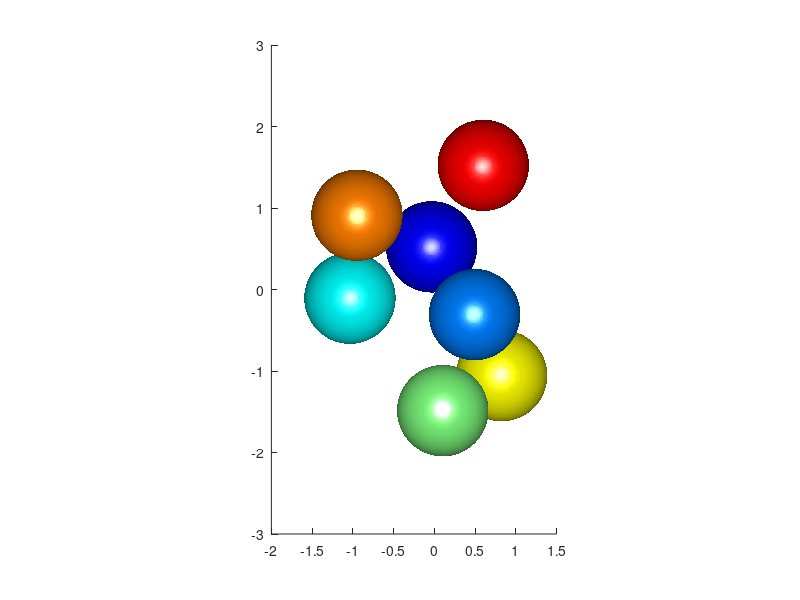

Write the MATLAB code that produced this figure. (Note: this script raises an error after producing the figure.)
function LJ_trust_region()
fsz = 20; % fontsize
Na = 7; % the number of atoms
rstar = 2^(1/6); % argument of the minimum of the Lennard-Jones pair potential V(r) = r^(-12) - r^(-6)
tol = 1e-6; % stop iterations when || grad f|| < tol
iter_max = 200; % the maximal number of iterations
draw_flag = 1; % if draw_flag = 1, draw configuration at every iteration

%% parameters for trust region
Delta_max = 5; % the max trust-region radius
Delta_min = 1e-12; % the minimal trust-region radius
Delta = 1; % the initial radius
eta = 0.1; % step rejection parameter
subproblem_iter_max = 5; % the max # of iteration for quadratic subproblems
tol_sub = 1e-1; % relative tolerance for the subproblem
rho_good = 0.75;
rho_bad = 0.25;
%% Set up the initial configuration

% Four lical minima of LJ7:
% f1 = -16.50538417 Pentagonal bipyramid 
% f2 = -15.93504306 Capped octahedron 
% f3 = -15.59321094 Tricapped tetrahedron 
% f4 = -15.53306005 Bicapped trigonal bipyramid

% Options: model = 0,1,2,3, or 4.
% Model 0 corresponds to a random initialization.
% Models 1--4 set the system up close to the corresponding local minima
% listed above.

model = 0;
if model > 0
    Na = 7;
end
xyz = initial_configuration(model,Na,rstar);
drawconf(xyz,1);

x = remove_rotations_translations(xyz);
%% start minimization
f = LJpot(x);
g = LJgrad(x);
norm_g = norm(g);
fprintf("Initially, f = %d, ||grad f|| = %d\n",f,norm_g);
iter = 1;

fvals = zeros(iter_max);
fvals(1) = f;
ngvals = zeros(iter_max);
ngvals(1) = norm_g;

I = eye(length(x));

while norm_g > tol && iter < iter_max     
    % solve the constrained minimization problem 
    B = LJhess(x);
    flag_boundary = 0;
    % check if B is SPD
    eval_min = min(eig(B));
    j_sub = 0;
    if eval_min > 0 % B is SPD: B = R'*R, R'*R*p = -g 
        p = -B\g;
        p_norm = norm(p);
        if p_norm > Delta % else: we are done with solbing the subproblem
            flag_boundary = 1;
        end
    else
        flag_boundary = 1;
    end
    if flag_boundary == 1 % solution lies on the boundary
        lambda_min = max(-eval_min,0);
        lambda = lambda_min + 1;
        R = chol(B+lambda*I);
        flag_subproblem_success = 0;
        while j_sub < subproblem_iter_max
            j_sub = j_sub + 1;
            p = -R\(R'\g);
            p_norm = norm(p);
            dd = abs(p_norm - Delta);
            if dd < tol_sub*Delta
                flag_subproblem_success = 1;
                break
            end
            q = R'\p;
            q_norm = norm(q);
            dlambda = ((p_norm/q_norm)^2)*(p_norm - Delta)/Delta;
            lambda_new = lambda + dlambda;
            if lambda_new > lambda_min
                lambda = lambda_new;
            else
                lambda = 0.5*(lambda + lambda_min);
            end
            R = chol(B+lambda*I);
        end
        if flag_subproblem_success == 0
            p = cauchy_point(B,g,Delta);
        end
    end
    % assess the progress
    xnew = x + p;
    fnew = LJpot(xnew);
    gnew = LJgrad(xnew);
    mnew = f + g'*p + 0.5*p'*B*p;
    rho = (f - fnew)/(f - mnew+1e-14);
    % adjust the trust region
    if rho < rho_bad
        Delta = max([0.25*Delta,Delta_min]);
    else
        if rho > rho_good && flag_boundary == 1
            Delta = min([Delta_max,2*Delta]);
        end
    end
    % accept or reject step
    if rho > eta            
        x = xnew;
        f = fnew;
        g = gnew;
        norm_g = norm(g);
        fprintf('Accept: iter # %d: f = %.10f, |df| = %.4e, rho = %.4e, Delta = %.4e, j_sub = %d\n',iter,f,norm_g,rho,Delta,j_sub);
    else
        fprintf('Reject: iter # %d: f = %.10f, |df| = %.4e, rho = %.4e, Delta = %.4e, j_sub = %d\n',iter,f,norm_g,rho,Delta,j_sub);
    end
    if draw_flag == 1
        % restore all coordinates
        xyz = reshape([0;0;0;x(1);0;0;x(2:3);0;x(4:end)],3,Na);
        drawconf(xyz,1);
    end
    iter = iter + 1;
    fvals(iter) = f;
    ngvals(iter) = norm_g;
end

xyz = reshape([0;0;0;x(1);0;0;x(2:3);0;x(4:end)],3,Na);
drawconf(xyz,1);

figure(2);
clf;
hold on;
grid on;
plot(0:(iter-1),fvals(1:iter),'Linewidth',2)
set(gca,'Fontsize',fsz);
xlabel('Iteration #','FontSize',fsz);
ylabel('Function values','FontSize',fsz);

figure(3);
clf;
hold on;
grid on;
plot(0:(iter-1),ngvals(1:iter),'Linewidth',2)
set(gca,'Yscale','log','Fontsize',fsz);
xlabel('Iteration #','FontSize',fsz);
ylabel('||grad f||','FontSize',fsz);

if norm_g < tol 
    xyz = reshape([0;0;0;x(1);0;0;x(2:3);0;x(4:end)],3,Na);
    visualconf(xyz,4);
end

figure(5);
clf;
hold on;
grid on;
evals = sort(eig(LJhess(x)),'ascend');
plot(evals,'.','Markersize',20)
if evals(1) > 0
    set(gca,'Yscale','log','Fontsize',fsz);
else
    set(gca,'Yscale','linear','Fontsize',fsz);
end    
xlabel('index','FontSize',fsz);
ylabel('Eigenvalues of the Hessian','FontSize',fsz);

end

%% make initial configuration
function xyz = initial_configuration(model,Na,rstar)
xyz = zeros(3,Na);
switch(model)
    case 1 % Pentagonal bipyramid
        p5 = 0.4*pi;
        he = sqrt(1 - (0.5/sin(0.5*p5))^2);
        for k = 1 : 5
            xyz(1,k) = cos((k-1)*p5); 
            xyz(2,k) = sin((k-1)*p5); 
            xyz(3,k) = 0;  
        end
        xyz(3,6) = he;
        xyz(3,7) = -he;

case 2 % Capped octahedron
        r = 1/sqrt(2);
        p4 = 0.5*pi;
        pp = p4/2;
        p0 = pi*1.5 - pp;
        x0 = sin(pp);
        y0 = cos(pp);
        z0 = 0;
        for k = 1 : 4
            xyz(1,k) = x0 + r*cos(p0 + (k-1)*p4);
            xyz(2,k) = y0 + r*sin(p0 + (k-1)*p4);
            xyz(3,k) = z0;
        end
        xyz(:,5) = [x0, y0, z0 + r]';
        xyz(:,6) = [x0, y0, z0 - r]';
        xyz(:,7) = [3*x0, y0, z0 + r]';

    case 3  % Tricapped tetrahedron
        p3 = 2*pi/3;
        pp = p3/2;
        r = 1/sqrt(3);
        beta = 0.5*pi -asin(1/3) - acos(1/sqrt(3));
        r1 = cos(beta);
        p0 = 1.5*pi - pp;
        x0 = sin(pp);
        y0 = cos(pp);
        z0 = 0;
        for k = 1 : 3
            xyz(1,k) = x0 + r*cos(p0 + (k-1)*p3);
            xyz(2,k) = y0 + r*sin(p0 + (k-1)*p3);
            xyz(3,k) = z0;
            xyz(1,k + 3) = x0 + r1*cos(p0 + pp + (k-1)*p3);
            xyz(2,k + 3) = y0 + r1*sin(p0 + pp + (k-1)*p3);
            xyz(3,k + 3) = z0 + sqrt(2/3) - sin(beta);
        end
        xyz(:,7) = [x0, y0, z0 + sqrt(2/3)]';

    case 4 % Bicapped trigonal bipyramid
        p3 = 2*pi/3;
        pp = p3/2;
        r = 1/sqrt(3);
        beta = 0.5*pi -asin(1/3) - acos(1/sqrt(3));
        r1 = cos(beta);
        p0 = 1.5*pi - pp;
        x0 = sin(pp);
        y0 = cos(pp);
        z0 = 0;
        for k = 1 : 3
            xyz(1,k) = x0 + r*cos(p0 + (k-1)*p3);
            xyz(2,k) = y0 + r*sin(p0 + (k-1)*p3);
            xyz(3,k) = z0;
        end
        xyz(:,4) = [x0 + r1*cos(p0 + pp), y0 + r1*sin(p0 + pp), z0 + sqrt(2/3) - sin(beta)]';
        xyz(:,5) = [x0 + r1*cos(p0 + pp + p3), y0 + r1*sin(p0 + pp+p3), z0 - sqrt(2/3) + sin(beta)]';
        xyz(:,6) = [x0, y0, z0 - sqrt(2/3)]';
        xyz(:,7) = [x0, y0, z0 + sqrt(2/3)]';

    otherwise % random configuration
        hR = 0.01;
        xyz = zeros(3,Na);
        xyz(:,1) = [0;0;0];
        a = randn(3,Na - 1);
        rad = sqrt(a(1,:).^2 + a(2,:).^2 + a(3,:).^2);
        a = a*diag(1./rad);
        for i = 2 : Na
            clear rad
            clear x
            rad = sqrt(xyz(1,1 : i - 1).^2 + xyz(2,1 : i - 1).^2 + xyz(3,1 : i - 1).^2);
            R = max(rad) + rstar;
            xa = R*a(:,i-1);
            x = [xyz(:,1 : i - 1), xa];
            f = LJ(x(:));
            fnew = f;
            while 1
                R = R - hR;
                xa = R*a(:,i - 1);
                x = [xyz(:,1 : i - 1), xa];
                f = fnew;
                fnew = LJ(x(:));
                if fnew > f
                    break;
                end
            end
            xyz(:,i) = xa;
        end
        cmass = mean(xyz,2);
        xyz = xyz - cmass*ones(1,Na);
end
xyz = xyz*rstar;
end

%%
%%
function v = LJpot(xyz) % 
% xyz must be a column vector
[m, ~] = size(xyz);
Na = (m + 6)/3 ;
x_aux = [0;0;0;xyz(1);0;0;xyz(2:3);0;xyz(4:m)];
m = length(x_aux);
% restore atomic coordinates 
x = reshape(x_aux,3,Na);
r = zeros(Na);
for k = 1 : Na
    r(k,:) = sqrt(sum((x - x(:,k)*ones(1,Na)).^2,1));
end
r = r + diag(ones(Na,1));
aux = 1./r.^6;
L = (aux - 1).*aux;
L = L - diag(diag(L));
v = 2*sum(sum(L));
end
 
 %%
function dv = LJgrad(xyz) % 
[m, ~] = size(xyz);
Na = (m + 6)/3 ;
x_aux = [0;0;0;xyz(1);0;0;xyz(2:3);0;xyz(4:m)];
m = length(x_aux);
% restore atomic coordinates
g = zeros(size(x_aux));
x = reshape(x_aux,3,Na);
r = zeros(Na);
for k = 1 : Na
    r(k,:) = sqrt(sum((x - x(:,k)*ones(1,Na)).^2,1));
end
r = r + diag(ones(Na,1));
L = -6*(2./r.^6 - 1)./r.^8;
for k = 1 : Na
    Lk = L(:,k);
    g(1 + (k-1)*3 : k*3) = (x(:,k)*ones(1,Na) - x)*Lk;
end

g = 4*g;
dv = g([4,7,8,10 : Na*3]);
end

%%
 function dv = LJder(r)
 dv = -12*r.^(-13) + 6*r.^(-7);
 end
%%
%%
function H = LJhess(x) % find the Hessian using finite differences
h = 1e-6;
n = length(x);
H = zeros(n);
e = eye(n);
for i = 1 : n
    di = e(:,i)*h;
    Hei = 0.5*(LJgrad(x + di) - LJgrad(x - di))/h;
    for j = 1 : i
        H(j,i) = e(j,:)*Hei;
        H(i,j) = H(j,i);
    end
end
H = 0.5*(H+H');
end

%%
function x = remove_rotations_translations(xyz)
% removes rotational and translational degrees of freedom
% input should be 3 by Na matrix
% output = column vector 3*Na - 6 by 1
[m, Na] = size(xyz);
if m ~= 3 || Na < 3
    fprintf('Error in remove_rotations_translations: [m = %d, Na = %d]\n',m,Na);
    return
end
    % shift atom 1 to the origin;
    xyz = xyz - xyz(:,1)*ones(1,Na);
    % Use a Householder reflection to place atom 2 on the x-axis
    u = xyz(:,2);
    noru = norm(u);
    ind = find(abs(u) > 1e-12, 1 );
    xyz = circshift(xyz,[1 - ind,0]);
    u = xyz(:,2);
    u(1) = u(1) + sign(u(1))*noru;
    noru = norm(u);
    if noru > 1e-12
        House = eye(3);
        u = u/noru;
        House = House - 2*u*u';
        xyz = House*xyz;
    end
    % Perform rotation around the x-axis to place atom 3 onto the xy-plane
    R = eye(3);
    a = xyz(:,3);
    r = sqrt(a(2)^2 + a(3)^2);
    if r > 1e-12
        R(2,2) = a(2)/r;
        R(3,3) = R(2,2);
        R(2,3) = a(3)/r;
        R(3,2) = -R(2,3);
        xyz = R*xyz;
    end
    %% prepare input vector
    x_aux = xyz(:); % make xyz into column vector
    % x = [x2 x3 y3 x4 y4 z4 ... xNa yNa ZNa]';
    x = x_aux([4,7,8,10 : Na*3]);
%     fprintf('Ndim = %d\n',N);

end
%%
function v = LJ(xyz) % 
global feval
feval = feval + 1;
m = length(xyz);
Na = m/3;
x = reshape(xyz,3,Na);
r = zeros(Na);
for k = 1 : Na
    r(k,:) = sqrt(sum((x - x(:,k)*ones(1,Na)).^2,1));
end
r = r + diag(ones(Na,1));
aux = 1./r.^6;
L = (aux - 1).*aux;
L = L - diag(diag(L));
v = 2*sum(sum(L));
end

%% 
function drawconf(xyz,fig)
figure(fig);   
clf;
hold on;
Na = size(xyz,2);

rstar = 0.5*2^(1/6);
t = linspace(-1,1,50);
[X, Y, Z] = meshgrid(t,t,t);
V = sqrt(X.^2 + Y.^2 + Z.^2);
[faces,verts] = isosurface(X,Y,Z,V,rstar);
nverts = size(verts,1);
e = ones(nverts,1);
col = jet(Na);


hold on;
for i = 1 : Na
    patch('Vertices',verts + e*xyz(:,i)','Faces',faces,'Facecolor',col(i,:),...
        'EdgeColor','none','LineStyle','none');
end
camlight('headlight');
lighting gouraud
set(gca,'DataAspectRatio',[1,1,1]);
alpha(0.8);
view(3)
axis off
drawnow
end

%%
function p = cauchy_point(B,g,R)
    ng = norm(g);
    ps = -g*R/ng;
    aux = g'*B*g;
    if aux <= 0
        p = ps;
    else
        a = min(ng^3/(R*aux),1);
        p = ps*a;
    end
end

